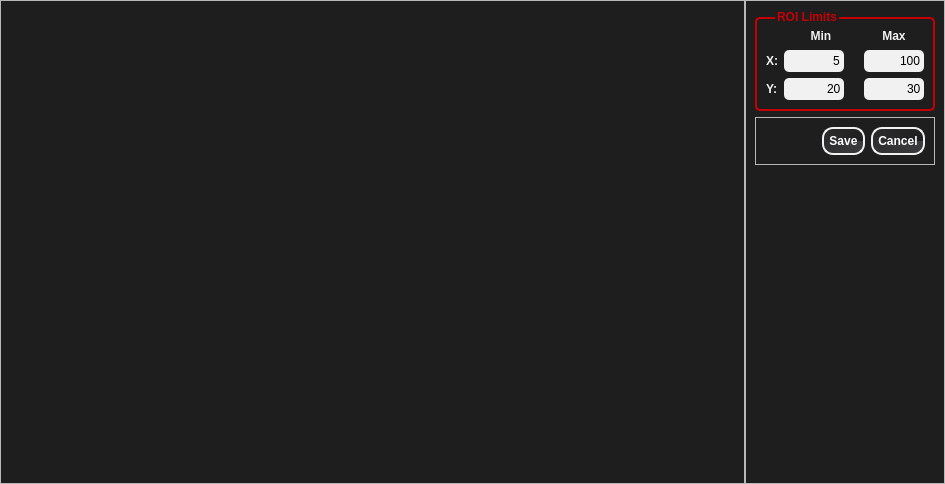
<?xml version="1.0" encoding="UTF-8"?>
<ui version="4.0">
 <class>roi_selector_single_widget</class>
 <widget class="QWidget" name="roi_selector_single_widget">
  <property name="geometry">
   <rect>
    <x>0</x>
    <y>0</y>
    <width>945</width>
    <height>484</height>
   </rect>
  </property>
  <property name="windowTitle">
   <string>Form</string>
  </property>
  <property name="styleSheet">
   <string notr="true">#roi_selector_single_widget{
	background: #1E1E1E;	
}

QLabel ,QGroupBox{
	color: #F1F1F1;
	font-weight: bold;
}

QLineEdit{
	border-radius:5px;
	background: #F1F1F1;
	color: black;
}

QPushButton{
	color:white;
	border-color: black;
	border: 2px solid #F1F1F1;
	border-radius: 11px;
	font-weight: bold;
	padding: 5px;
	background:qconicalgradient(cx:0.5, cy:0.5, angle:0, stop:0 rgba(30, 30, 30, 255), stop:1 rgba(60, 60, 64, 255))
}

QPushButton::hover{
    border:2px solid #fff;
	margin: 0.5px;
}

QPushPutton::press{
   border:2px solid #fff;
	margin: 2px;
}

QGroupBox {
	border: 2px solid #F1F1F1;
	border-radius: 5px;
	margin-top: 7px;
	padding: 0px
}
QGroupBox::title {
     subcontrol-origin: margin;
     left: 20px;
}

#roi_box{
	color:  rgba(197, 0, 3, 255);
	border: 2px solid rgba(197, 0, 3, 255);
}
</string>
  </property>
  <layout class="QHBoxLayout" name="horizontalLayout">
   <property name="spacing">
    <number>0</number>
   </property>
   <property name="margin">
    <number>0</number>
   </property>
   <item>
    <widget class="QFrame" name="axes_frame">
     <property name="frameShape">
      <enum>QFrame::StyledPanel</enum>
     </property>
     <property name="frameShadow">
      <enum>QFrame::Raised</enum>
     </property>
    </widget>
   </item>
   <item>
    <widget class="QFrame" name="frame">
     <property name="sizePolicy">
      <sizepolicy hsizetype="Fixed" vsizetype="Preferred">
       <horstretch>0</horstretch>
       <verstretch>0</verstretch>
      </sizepolicy>
     </property>
     <property name="frameShape">
      <enum>QFrame::StyledPanel</enum>
     </property>
     <property name="frameShadow">
      <enum>QFrame::Raised</enum>
     </property>
     <layout class="QVBoxLayout" name="verticalLayout_3">
      <item>
       <widget class="QGroupBox" name="roi_box">
        <property name="minimumSize">
         <size>
          <width>180</width>
          <height>0</height>
         </size>
        </property>
        <property name="maximumSize">
         <size>
          <width>180</width>
          <height>16777215</height>
         </size>
        </property>
        <property name="title">
         <string>ROI Limits</string>
        </property>
        <layout class="QVBoxLayout" name="verticalLayout">
         <item>
          <layout class="QGridLayout" name="gridLayout">
           <item row="0" column="1">
            <widget class="QLabel" name="label">
             <property name="sizePolicy">
              <sizepolicy hsizetype="Expanding" vsizetype="Fixed">
               <horstretch>0</horstretch>
               <verstretch>0</verstretch>
              </sizepolicy>
             </property>
             <property name="minimumSize">
              <size>
               <width>0</width>
               <height>16</height>
              </size>
             </property>
             <property name="text">
              <string>Min</string>
             </property>
             <property name="alignment">
              <set>Qt::AlignCenter</set>
             </property>
            </widget>
           </item>
           <item row="0" column="2">
            <widget class="QLabel" name="label_2">
             <property name="sizePolicy">
              <sizepolicy hsizetype="Expanding" vsizetype="Fixed">
               <horstretch>0</horstretch>
               <verstretch>0</verstretch>
              </sizepolicy>
             </property>
             <property name="minimumSize">
              <size>
               <width>60</width>
               <height>16</height>
              </size>
             </property>
             <property name="maximumSize">
              <size>
               <width>60</width>
               <height>16777215</height>
              </size>
             </property>
             <property name="text">
              <string>Max</string>
             </property>
             <property name="alignment">
              <set>Qt::AlignCenter</set>
             </property>
            </widget>
           </item>
           <item row="1" column="0">
            <widget class="QLabel" name="label_3">
             <property name="text">
              <string>X:</string>
             </property>
            </widget>
           </item>
           <item row="1" column="1">
            <widget class="QLineEdit" name="x_min_txt">
             <property name="minimumSize">
              <size>
               <width>60</width>
               <height>22</height>
              </size>
             </property>
             <property name="maximumSize">
              <size>
               <width>60</width>
               <height>16777215</height>
              </size>
             </property>
             <property name="text">
              <string>5</string>
             </property>
             <property name="alignment">
              <set>Qt::AlignRight|Qt::AlignTrailing|Qt::AlignVCenter</set>
             </property>
            </widget>
           </item>
           <item row="1" column="2">
            <widget class="QLineEdit" name="x_max_txt">
             <property name="minimumSize">
              <size>
               <width>60</width>
               <height>22</height>
              </size>
             </property>
             <property name="maximumSize">
              <size>
               <width>60</width>
               <height>16777215</height>
              </size>
             </property>
             <property name="text">
              <string>100</string>
             </property>
             <property name="alignment">
              <set>Qt::AlignRight|Qt::AlignTrailing|Qt::AlignVCenter</set>
             </property>
            </widget>
           </item>
           <item row="2" column="0">
            <widget class="QLabel" name="label_4">
             <property name="text">
              <string>Y:</string>
             </property>
            </widget>
           </item>
           <item row="2" column="1">
            <widget class="QLineEdit" name="y_min_txt">
             <property name="minimumSize">
              <size>
               <width>60</width>
               <height>22</height>
              </size>
             </property>
             <property name="maximumSize">
              <size>
               <width>60</width>
               <height>16777215</height>
              </size>
             </property>
             <property name="text">
              <string>20</string>
             </property>
             <property name="alignment">
              <set>Qt::AlignRight|Qt::AlignTrailing|Qt::AlignVCenter</set>
             </property>
            </widget>
           </item>
           <item row="2" column="2">
            <widget class="QLineEdit" name="y_max_txt">
             <property name="minimumSize">
              <size>
               <width>60</width>
               <height>22</height>
              </size>
             </property>
             <property name="maximumSize">
              <size>
               <width>60</width>
               <height>16777215</height>
              </size>
             </property>
             <property name="text">
              <string>30</string>
             </property>
             <property name="alignment">
              <set>Qt::AlignRight|Qt::AlignTrailing|Qt::AlignVCenter</set>
             </property>
            </widget>
           </item>
          </layout>
         </item>
        </layout>
       </widget>
      </item>
      <item>
       <widget class="QFrame" name="frame_2">
        <property name="minimumSize">
         <size>
          <width>180</width>
          <height>0</height>
         </size>
        </property>
        <property name="maximumSize">
         <size>
          <width>180</width>
          <height>16777215</height>
         </size>
        </property>
        <property name="frameShape">
         <enum>QFrame::StyledPanel</enum>
        </property>
        <property name="frameShadow">
         <enum>QFrame::Raised</enum>
        </property>
        <layout class="QHBoxLayout" name="horizontalLayout_5">
         <item>
          <spacer name="horizontalSpacer">
           <property name="orientation">
            <enum>Qt::Horizontal</enum>
           </property>
           <property name="sizeHint" stdset="0">
            <size>
             <width>40</width>
             <height>20</height>
            </size>
           </property>
          </spacer>
         </item>
         <item>
          <widget class="QPushButton" name="save_btn">
           <property name="maximumSize">
            <size>
             <width>80</width>
             <height>16777215</height>
            </size>
           </property>
           <property name="text">
            <string>Save</string>
           </property>
          </widget>
         </item>
         <item>
          <widget class="QPushButton" name="cancel_btn">
           <property name="maximumSize">
            <size>
             <width>80</width>
             <height>16777215</height>
            </size>
           </property>
           <property name="text">
            <string>Cancel</string>
           </property>
          </widget>
         </item>
        </layout>
       </widget>
      </item>
      <item>
       <spacer name="verticalSpacer">
        <property name="orientation">
         <enum>Qt::Vertical</enum>
        </property>
        <property name="sizeHint" stdset="0">
         <size>
          <width>20</width>
          <height>40</height>
         </size>
        </property>
       </spacer>
      </item>
     </layout>
    </widget>
   </item>
  </layout>
 </widget>
 <resources/>
 <connections/>
</ui>
